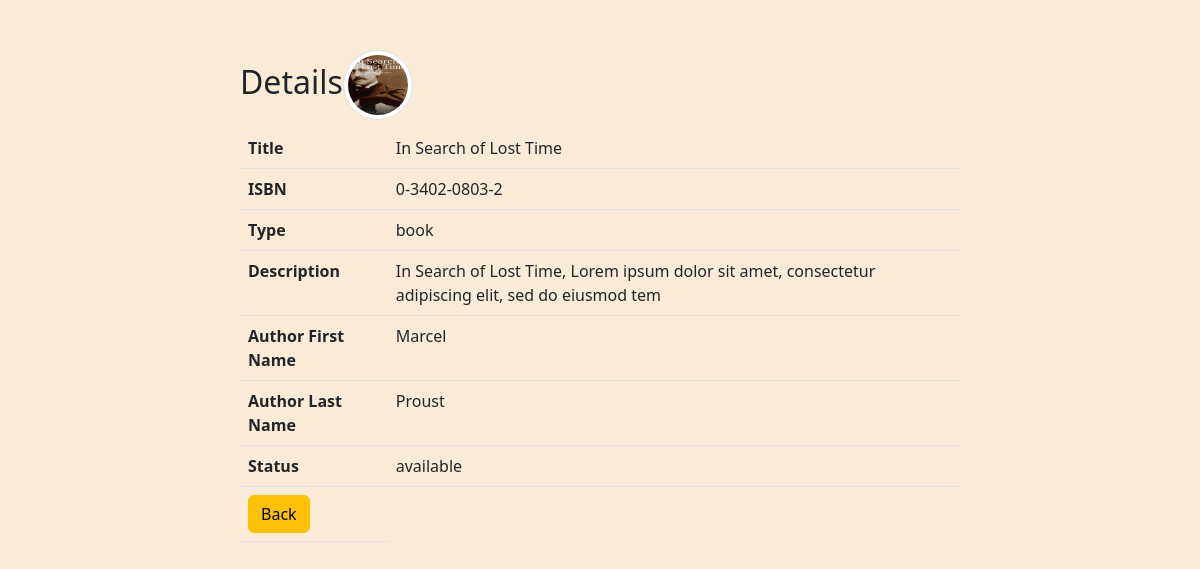
The app's page /details.php?id=2 with its own data.
### tables this page shows
CREATE TABLE `library` (
  `id` int(11) NOT NULL,
  `title` varchar(50) DEFAULT NULL,
  `image` varchar(200) DEFAULT NULL,
  `isbn` varchar(13) DEFAULT NULL,
  `type` varchar(50) DEFAULT NULL,
  `description` varchar(200) DEFAULT NULL,
  `author_first_name` varchar(50) DEFAULT NULL,
  `author_last_name` varchar(50) DEFAULT NULL,
  `publisher_name` varchar(50) DEFAULT NULL,
  `publisher_address` varchar(50) DEFAULT NULL,
  `publish_date` date DEFAULT NULL,
  `status` varchar(50) DEFAULT NULL
);

### details.php (the view, shortened to what this page needs)
<?php
require_once 'actions/db_connect.php';
if ($_GET['id']) {
    $id = $_GET['id'];
    $sql = "SELECT * FROM library WHERE id = {$id}";
    $result = mysqli_query($connect, $sql);
    if (mysqli_num_rows($result) == 1) {
        $data = mysqli_fetch_assoc($result);
        $title = $data['title'];
        $isbn = $data['isbn'];
        $type = $data['type'];
        $description = $data['description'];
        $authorFName = $data['author_first_name'];
        $authorLName = $data['author_last_name'];
        $status = $data['status'];
        $image = $data['image'];
    } else {
        header("location: error.php");
    }
} else {
    header("location: error.php");
}
?>
<!DOCTYPE html>
<html>
    <head>
        <?php require_once 'components/boot.php'?>
        <link rel="stylesheet" href="style.css">
    </head>
    <body>
        <fieldset>
            <legend class='h2'>Details<img class='img-thumbnail rounded-circle' src='images/<?php echo $image ?>' alt="<?php echo $name ?>"></legend>
            <form action="details.php"  method="post" enctype="multipart/form-data">
                <table class="table">
                <tr>
                        <th>Title</th>
                        <td><?=$title ?></td>
                    </tr>
                    <tr>
                        <th>ISBN</th>
                        <td><?=$isbn?>  </td>
                    </tr>
                    <tr>
                        <th>Type</th>
                        <td><?=$type?> </td>
                    </tr>
                    <tr>
                        <th>Description</th>
                        <td><?=$description ?></td>
                    </tr>
                    <tr>
                        <th>Author First Name</th>
                        <td><?=$authorFName ?></td>
                    </tr>
                    <tr>
                        <th>Author Last Name</th>
                        <td><?=$authorLName?>  </td>
                    </tr>
                    <tr>
                        <th>Status</th>
                        <td><?=$status ?></td>
                    </tr>
                    <tr>
                        <td><a href= "index.php"><button class="btn btn-warning" type="button">Back</button></a></td>
                    </tr>
                </table>
            </form>
        </fieldset>
    </body>
</html>

### style.css (style rules this page uses)
body { background-color:antiquewhite !important; }

### details.php (style rules this page uses)
fieldset { margin: auto; margin-top: 50px; width: 60% ; }
.img-thumbnail { width: 70px !important; height: 70px !important; }

### records on screen
library: image (picture), title "In Search of Lost Time", isbn "0-3402-0803-2", type "book", description "In Search of Lost Time, Lorem ipsum dolor sit amet, consectetur adipiscing elit, sed do eiusmod tem", author_first_name "Marcel", author_last_name "Proust", status "available"
